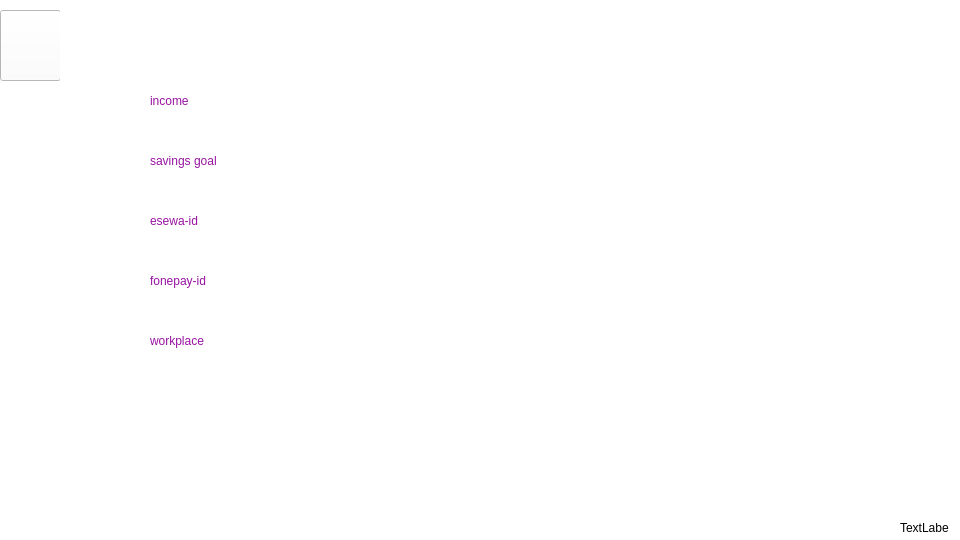
<?xml version="1.0" encoding="UTF-8"?>
<ui version="4.0">
 <class>financial</class>
 <widget class="QMainWindow" name="financial">
  <property name="geometry">
   <rect>
    <x>0</x>
    <y>0</y>
    <width>960</width>
    <height>540</height>
   </rect>
  </property>
  <property name="windowTitle">
   <string>MainWindow</string>
  </property>
  <property name="styleSheet">
   <string notr="true">background-color:rgb(255,255,255);</string>
  </property>
  <widget class="QWidget" name="centralwidget">
   <widget class="QLabel" name="label">
    <property name="geometry">
     <rect>
      <x>900</x>
      <y>520</y>
      <width>49</width>
      <height>16</height>
     </rect>
    </property>
    <property name="text">
     <string>TextLabel</string>
    </property>
   </widget>
   <widget class="QPushButton" name="back">
    <property name="geometry">
     <rect>
      <x>0</x>
      <y>10</y>
      <width>61</width>
      <height>71</height>
     </rect>
    </property>
    <property name="styleSheet">
     <string notr="true">image: url(:/resources/back.png);</string>
    </property>
    <property name="text">
     <string/>
    </property>
   </widget>
   <widget class="QLabel" name="editprofiletitle">
    <property name="geometry">
     <rect>
      <x>60</x>
      <y>10</y>
      <width>891</width>
      <height>71</height>
     </rect>
    </property>
    <property name="styleSheet">
     <string notr="true">border-image:url(:/resources/title.png);
color:rgb(255, 255, 255);
 
font: 700 22pt &quot;Bahnschrift&quot;;

 </string>
    </property>
    <property name="text">
     <string>  FINANCIAL INFORMATION</string>
    </property>
   </widget>
   <widget class="QLineEdit" name="city_4">
    <property name="geometry">
     <rect>
      <x>140</x>
      <y>110</y>
      <width>701</width>
      <height>31</height>
     </rect>
    </property>
    <property name="styleSheet">
     <string notr="true">border-image:url(:/resources/bgbox.png);
border-radius:10px;
padding-left</string>
    </property>
   </widget>
   <widget class="QLabel" name="fulllname">
    <property name="geometry">
     <rect>
      <x>150</x>
      <y>90</y>
      <width>81</width>
      <height>21</height>
     </rect>
    </property>
    <property name="styleSheet">
     <string notr="true">font: 11pt &quot;Bahnschrift&quot;;
color:rgb(151, 18, 161);
</string>
    </property>
    <property name="text">
     <string>income</string>
    </property>
   </widget>
   <widget class="QLineEdit" name="city_5">
    <property name="geometry">
     <rect>
      <x>140</x>
      <y>170</y>
      <width>701</width>
      <height>31</height>
     </rect>
    </property>
    <property name="styleSheet">
     <string notr="true">border-image:url(:/resources/bgbox.png);
border-radius:10px;
padding-left</string>
    </property>
   </widget>
   <widget class="QLabel" name="fulllname_2">
    <property name="geometry">
     <rect>
      <x>150</x>
      <y>150</y>
      <width>81</width>
      <height>21</height>
     </rect>
    </property>
    <property name="styleSheet">
     <string notr="true">font: 11pt &quot;Bahnschrift&quot;;
color:rgb(151, 18, 161);
</string>
    </property>
    <property name="text">
     <string>savings goal</string>
    </property>
   </widget>
   <widget class="QLineEdit" name="city_6">
    <property name="geometry">
     <rect>
      <x>140</x>
      <y>230</y>
      <width>701</width>
      <height>31</height>
     </rect>
    </property>
    <property name="styleSheet">
     <string notr="true">border-image:url(:/resources/bgbox.png);
border-radius:10px;
padding-left</string>
    </property>
   </widget>
   <widget class="QLabel" name="fulllname_3">
    <property name="geometry">
     <rect>
      <x>150</x>
      <y>210</y>
      <width>81</width>
      <height>21</height>
     </rect>
    </property>
    <property name="styleSheet">
     <string notr="true">font: 11pt &quot;Bahnschrift&quot;;
color:rgb(151, 18, 161);
</string>
    </property>
    <property name="text">
     <string>esewa-id</string>
    </property>
   </widget>
   <widget class="QLineEdit" name="city_7">
    <property name="geometry">
     <rect>
      <x>140</x>
      <y>290</y>
      <width>701</width>
      <height>31</height>
     </rect>
    </property>
    <property name="styleSheet">
     <string notr="true">border-image:url(:/resources/bgbox.png);
border-radius:10px;
padding-left</string>
    </property>
   </widget>
   <widget class="QLabel" name="fulllname_4">
    <property name="geometry">
     <rect>
      <x>150</x>
      <y>270</y>
      <width>81</width>
      <height>21</height>
     </rect>
    </property>
    <property name="styleSheet">
     <string notr="true">font: 11pt &quot;Bahnschrift&quot;;
color:rgb(151, 18, 161);
</string>
    </property>
    <property name="text">
     <string>fonepay-id</string>
    </property>
   </widget>
   <widget class="QLineEdit" name="city_8">
    <property name="geometry">
     <rect>
      <x>140</x>
      <y>350</y>
      <width>701</width>
      <height>31</height>
     </rect>
    </property>
    <property name="styleSheet">
     <string notr="true">border-image:url(:/resources/bgbox.png);
border-radius:10px;
padding-left</string>
    </property>
   </widget>
   <widget class="QLabel" name="fulllname_5">
    <property name="geometry">
     <rect>
      <x>150</x>
      <y>330</y>
      <width>81</width>
      <height>21</height>
     </rect>
    </property>
    <property name="styleSheet">
     <string notr="true">font: 11pt &quot;Bahnschrift&quot;;
color:rgb(151, 18, 161);
</string>
    </property>
    <property name="text">
     <string>workplace</string>
    </property>
   </widget>
   <widget class="QPushButton" name="pushButton">
    <property name="geometry">
     <rect>
      <x>420</x>
      <y>420</y>
      <width>171</width>
      <height>61</height>
     </rect>
    </property>
    <property name="styleSheet">
     <string notr="true">background-image:url(:/resources/p7.jpg);
font: 12pt &quot;Bahnschrift&quot;;
color:white;
border-radius:30px

</string>
    </property>
    <property name="text">
     <string>save changes</string>
    </property>
   </widget>
   <zorder>label</zorder>
   <zorder>back</zorder>
   <zorder>editprofiletitle</zorder>
   <zorder>fulllname</zorder>
   <zorder>fulllname_2</zorder>
   <zorder>fulllname_3</zorder>
   <zorder>fulllname_4</zorder>
   <zorder>city_7</zorder>
   <zorder>city_4</zorder>
   <zorder>city_5</zorder>
   <zorder>city_6</zorder>
   <zorder>fulllname_5</zorder>
   <zorder>city_8</zorder>
   <zorder>pushButton</zorder>
  </widget>
 </widget>
 <resources/>
 <connections/>
</ui>
